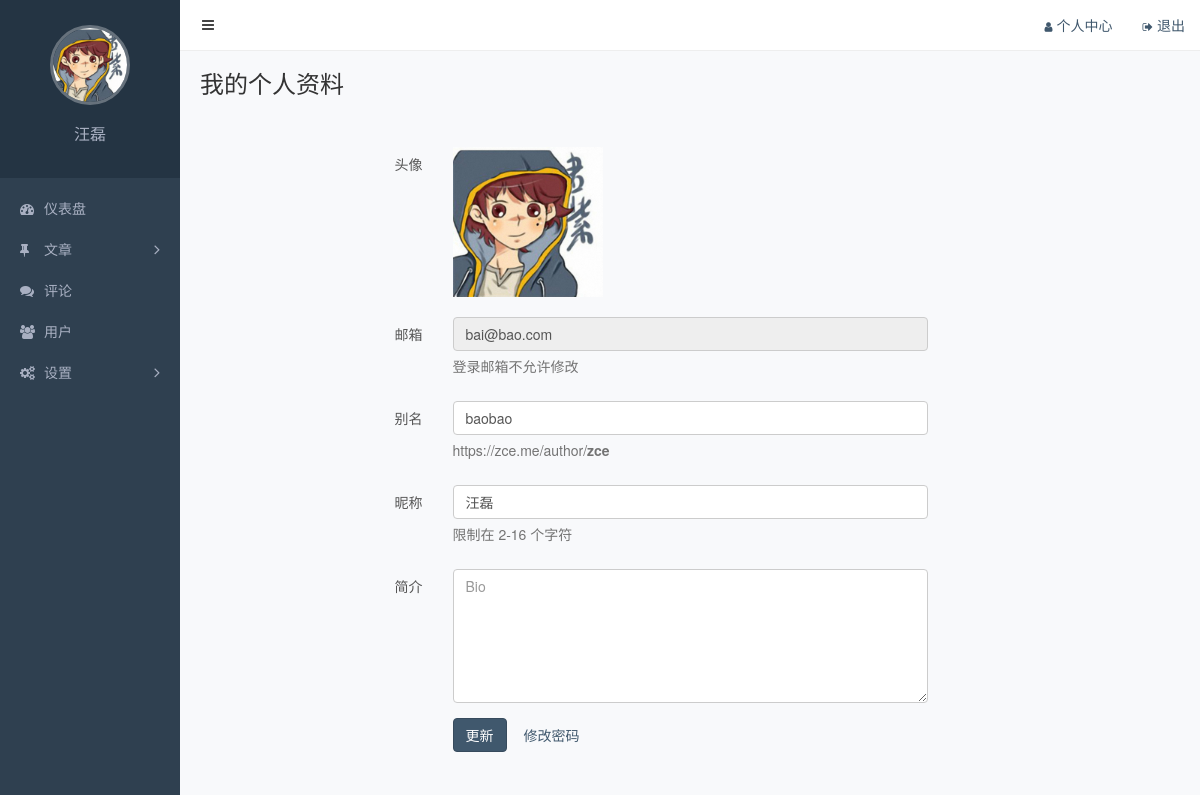
The app's page /admin/profile.php (signed in) with its own data.
### tables this page shows
CREATE TABLE `users` (
  `id` int(11) NOT NULL AUTO_INCREMENT COMMENT '主键',
  `slug` varchar(200) NOT NULL COMMENT '别名',
  `email` varchar(200) NOT NULL COMMENT '邮箱',
  `password` varchar(200) NOT NULL COMMENT '密码',
  `nickname` varchar(100) DEFAULT NULL COMMENT '昵称',
  `avatar` varchar(200) DEFAULT NULL COMMENT '头像',
  `bio` varchar(500) DEFAULT NULL COMMENT '简介',
  `status` varchar(20) NOT NULL COMMENT '状态（unactivated/activated/forbidden/trashed）',
  PRIMARY KEY (`id`),
  UNIQUE KEY `slug` (`slug`),
  UNIQUE KEY `email` (`email`)
);

### functions.php (called while the page is built, shortened)
<?php
	function connect(){
		$connection=mysqli_connect(DB_HOST,DB_USER,DB_PASSWORD);
		mysqli_select_db($connection,DB_NAME);
		mysqli_set_charset($connection,DB_CHARSET);
		return $connection;
	}
	function fetch($result){
		$rows=array();
		while($row=mysqli_fetch_assoc($result)){
			$rows[]=$row;
		}
		return $rows;
	}
	function query($sql){
		$connection=connect();
		$result=mysqli_query($connection,$sql);
		$rows=fetch($result);
		return $rows;
	}

### admin/profile.php (the view, shortened to what this page needs)
<?php
  require '../functions.php';
  $user_id=$_SESSION['user_info']['id'];
  $sql='SELECT * FROM users WHERE id= '.$user_id;
  $rows=query($sql);
?>
<!DOCTYPE html>
<html lang="zh-CN">
<head>
  <?php include './inc/css.php';?>
  <link rel="stylesheet" href="../assets/css/admin.css">
</head>
<body>
  <div class="main">
    <?php include './inc/nav.php';?>
    <div class="container-fluid">
      <div class="page-title">
        <h1>我的个人资料</h1>
      </div>
      <form class="form-horizontal" action="/admin/profile.php" method="post">
        <div class="form-group">
          <label class="col-sm-3 control-label">头像</label>
          <div class="col-sm-6">
            <label class="form-image">
              <?php if($rows[0]['avatar']) {?>
              <img class="preview" src="<?php echo $rows[0]['avatar'] ;?>">
              <?php }else { ?>
              <img src="/assets/img/default.png">
              <?php } ?>
            </label>
          </div>
        </div>
        <div class="form-group">
          <label for="email" class="col-sm-3 control-label">邮箱</label>
          <div class="col-sm-6">
            <input id="email" class="form-control" name="email" type="type" value="<?php echo $rows[0]['email'];?>" placeholder="邮箱" disabled>
            <p class="help-block">登录邮箱不允许修改</p>
          </div>
        </div>
        <div class="form-group">
          <label for="slug" class="col-sm-3 control-label">别名</label>
          <div class="col-sm-6">
            <input id="slug" class="form-control" name="slug" type="type" value="<?php echo $rows[0]['slug'];?>" placeholder="slug">
            <p class="help-block">https://zce.me/author/<strong>zce</strong></p>
          </div>
        </div>
        <div class="form-group">
          <label for="nickname" class="col-sm-3 control-label">昵称</label>
          <div class="col-sm-6">
            <input id="nickname" class="form-control" name="nickname" type="type" value="<?php echo $rows[0]['nickname'];?>" placeholder="昵称">
            <p class="help-block">限制在 2-16 个字符</p>
          </div>
        </div>
        <div class="form-group">
          <label for="bio"  class="col-sm-3 control-label">简介</label>
          <div class="col-sm-6">
            <textarea id="bio" name="bio" class="form-control" placeholder="Bio" cols="30" rows="6"><?php echo $rows[0]['bio'];?></textarea>
          </div>
        </div>
        <div class="form-group">
          <div class="col-sm-offset-3 col-sm-6">
            <button type="submit" class="btn btn-primary">更新</button>
            <a class="btn btn-link" href="password-reset.php">修改密码</a>
          </div>
        </div>
      </form>
    </div>
  </div>
  <?php include './inc/aside.php';?>
</body>
</html>

### assets/css/admin.css (style rules this page uses)
.form-control { box-shadow: none; }
body { background-color: #f8f9fb; -webkit-font-smoothing: antialiased; -moz-osx-font-smoothing: grayscale; }
.main { position: relative; overflow: hidden; min-width: 844px; min-height: 100vh; padding: 70px 5px 20px 185px; }
.main .container-fluid .page-title { overflow: hidden; margin-bottom: 20px; }
.main .container-fluid .page-title h1 { display: inline-block; margin: 0; font-size: 24px; font-weight: 400; }
.main .container-fluid label { color: #555; font-weight: normal; }
.main .container-fluid textarea { resize: vertical; }
.main .container-fluid .form-horizontal { margin-top: 50px; }
.main .container-fluid .form-image { position: relative; background-color: #fff; }
.main .container-fluid .form-image img { max-width: 150px; }

### records on screen
users: avatar (placeholder picture), email "bai@bao.com", slug "baobao", nickname "汪磊"

### other values on screen
$_SESSION['user_info']['nickname'] "汪磊"
